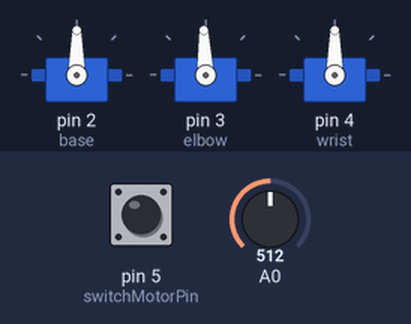
Recording of a sketch running on a simulated Arduino Uno, built with avr-gcc and run on an emulated ATmega328P. On the bench: 3 × servo. Inputs (shaded band) come from the test bench; at power-on: A0 = 512, pin 5 (switchMotorPin) LOW.

Above: at 1.2 s.
1.3 s: A0 set to 716
At 2.5 s:
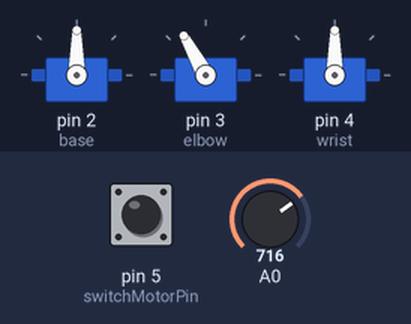
2.8 s: pin 5 (switchMotorPin) pulled HIGH for 0.15 s
At 3.3 s:
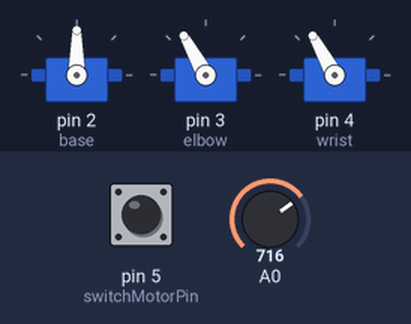
4.4 s: A0 set to 900
At 5.0 s:
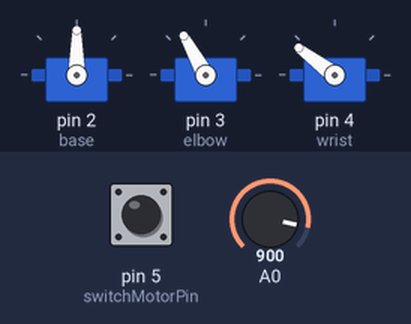
5.9 s: pin 5 (switchMotorPin) pulled HIGH for 1 s
At 8.1 s:
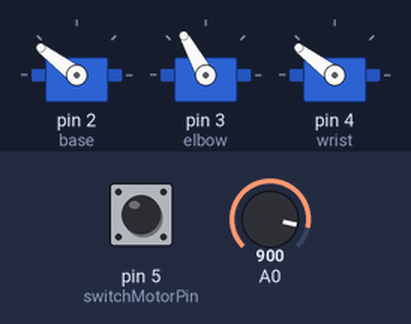
8.4 s: pin 5 (switchMotorPin) pulled HIGH for 0.15 s
At 9.7 s:
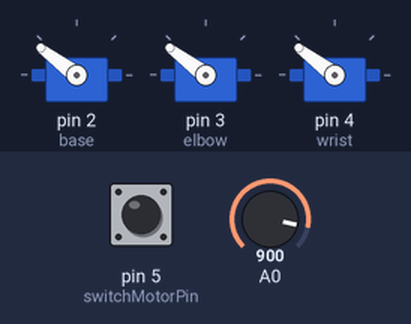
10.0 s: A0 set to 1023
At 10.4 s:
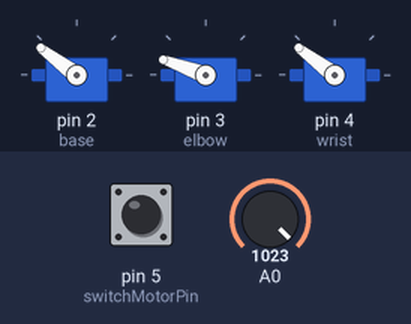
Timing chart, 0 to 12.5 s (numbered marks = the images above; inputs shaded):
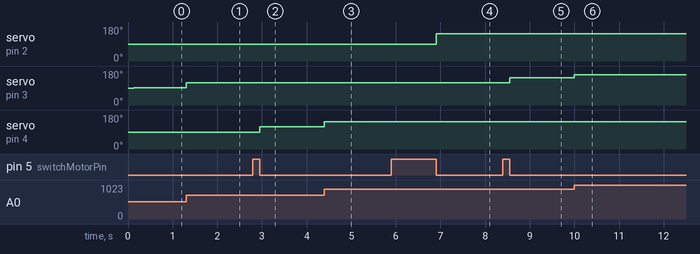

The sketch:

motorTesting.ino
```cpp
#include <Servo.h>

Servo base;
Servo elbow;
Servo wrist;

int switchMotorPin = 5;

Servo *currentServo;

bool wasPositive = true;
bool wasNegative = true;

#define BASE 0
#define ELBOW 1
#define WRIST 2

int currentMotor = ELBOW;

void setup() {
  Serial.begin(9600);
  base.attach(2);
  elbow.attach(3);
  wrist.attach(4);

  //start with elbow
  currentServo = &elbow;
}

void loop() {
  //check to see if we should switch motors
  if(digitalRead(switchMotorPin)){
    if(currentMotor == BASE){
      currentMotor = ELBOW;
      currentServo = &elbow;
    }else if(currentMotor == ELBOW){
      currentMotor = WRIST;
      currentServo = &wrist;
    }else{
      currentMotor = BASE;
      currentServo = &base;
    }

    while(digitalRead(switchMotorPin));
  }

  int gradual = analogRead(A0);

  if(gradual < 501){
    if(wasPositive){
      wasNegative = true;
      wasPositive = false;
      currentServo->write(90);
      delay(125);
    }

    int gradualDown = map(gradual,500,15,88,20);
    currentServo->write(gradualDown);
    wasPositive = false;
  }else if(gradual > 510){
    if(wasNegative){
      wasNegative = false;
      wasPositive = true;
      currentServo->write(90);
      delay(125);
    }
    int gradualUp = map(gradual,510,1023,92,160);
    currentServo->write(gradualUp);
    wasPositive = true;
  }else{
    currentServo->write(90);
  }
}
```

Measured:
- after the input at 1.3 s, servo on pin 3 (elbow): 92° → 119° at once
- after the input at 2.8 s, servo on pin 4 (wrist): 90° → 119° after 0.15 s
- after the input at 4.4 s, servo on pin 4 (wrist): 119° → 143° at once
- after the input at 5.9 s, servo on pin 2 (base): 90° → 143° after 1.0 s
- after the input at 8.4 s, servo on pin 3 (elbow): 119° → 143° after 0.15 s
- after the input at 10.0 s, servo on pin 3 (elbow): 143° → 160° at once
